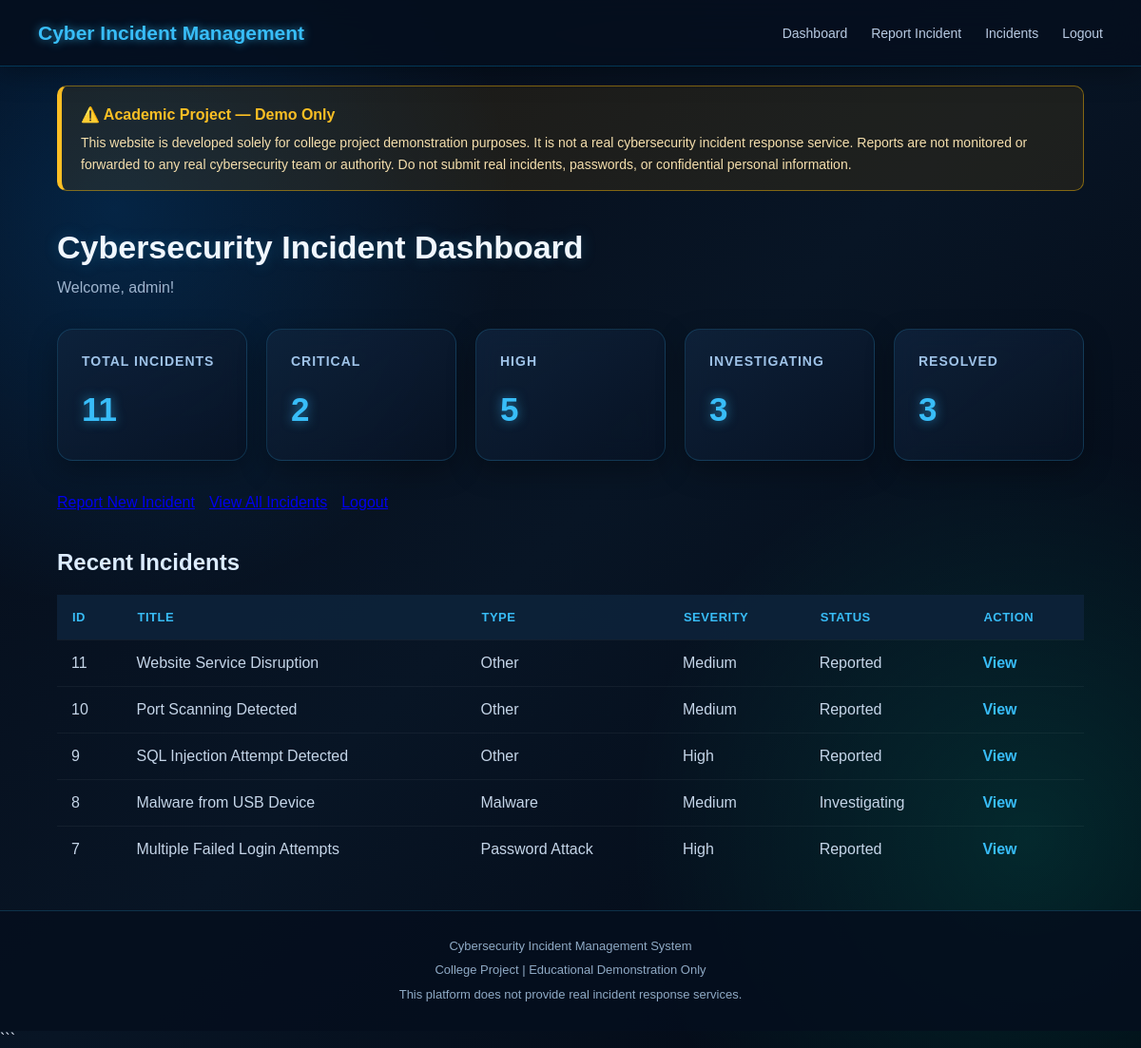
The page /dashboard (signed in) on the database its author committed.
### backend/app.py (models this page shows)
class User(
    UserMixin,
    db.Model
):
    id = db.Column(
        db.Integer,
        primary_key=True
    )
    name = db.Column(
        db.String(100),
        nullable=False
    )
    email = db.Column(
        db.String(120),
        unique=True,
        nullable=False
    )
    password = db.Column(
        db.String(255),
        nullable=False
    )
    role = db.Column(
        db.String(20),
        default="user"
    )
    incidents = db.relationship(
        "Incident",
        backref="reporter",
        lazy=True
    )

class Incident(db.Model):
    id = db.Column(
        db.Integer,
        primary_key=True
    )
    title = db.Column(
        db.String(200),
        nullable=False
    )
    incident_type = db.Column(
        db.String(100),
        nullable=False
    )
    description = db.Column(
        db.Text,
        nullable=False
    )
    severity = db.Column(
        db.String(20),
        nullable=False
    )
    status = db.Column(
        db.String(30),
        default="Reported"
    )
    affected_system = db.Column(
        db.String(200)
    )
    evidence_image = db.Column(
        db.String(255)
    )
    assigned_to = db.Column(
        db.String(100)
    )
    created_at = db.Column(
        db.DateTime,
        default=datetime.utcnow
    )
    updated_at = db.Column(
        db.DateTime,
        default=datetime.utcnow
    )
    reported_by = db.Column(
        db.Integer,
        db.ForeignKey("user.id"),
        nullable=False
    )
    responses = db.relationship(
        "Response",
        backref="incident",
        lazy=True,
        cascade="all, delete-orphan"
    )

### backend/app.py (the view)
@app.route("/dashboard")
@login_required
def dashboard():
    if current_user.role == "admin":
        incident_list = Incident.query.order_by(
            Incident.created_at.desc()
        ).all()
    else:
        incident_list = Incident.query.filter_by(
            reported_by=current_user.id
        ).order_by(
            Incident.created_at.desc()
        ).all()
    total = len(
        incident_list
    )
    critical = sum(
        1
        for incident in incident_list
        if incident.severity == "Critical"
    )
    high = sum(
        1
        for incident in incident_list
        if incident.severity == "High"
    )
    investigating = sum(
        1
        for incident in incident_list
        if incident.status == "Investigating"
    )
    resolved = sum(
        1
        for incident in incident_list
        if incident.status == "Resolved"
    )
    return render_template(
        "dashboard.html",
        incidents=incident_list[:5],
        total=total,
        critical=critical,
        high=high,
        investigating=investigating,
        resolved=resolved
    )

### backend/app.py (called while the page is built)
@login_manager.user_loader
def load_user(user_id):
    return User.query.get(
        int(user_id)
    )

### frontend/templates/dashboard.html (shortened to what this page needs)
{% extends "base.html" %}
{% block content %}
<div class="dashboard-container">
    <h1>Cybersecurity Incident Dashboard</h1>
    <p>Welcome, {{ current_user.name }}!</p>
    <div class="stats">
        <div class="stat-card">
            <h3>Total Incidents</h3>
            <p>{{ total }}</p>
        </div>
        <div class="stat-card">
            <h3>Critical</h3>
            <p>{{ critical }}</p>
        </div>
        <div class="stat-card">
            <h3>High</h3>
            <p>{{ high }}</p>
        </div>
        <div class="stat-card">
            <h3>Investigating</h3>
            <p>{{ investigating }}</p>
        </div>
        <div class="stat-card">
            <h3>Resolved</h3>
            <p>{{ resolved }}</p>
        </div>
    </div>
    <div class="dashboard-actions">
        <a href="{{ url_for('report_incident') }}">
        </a>
        <a href="{{ url_for('incidents') }}">
        </a>
        <a href="{{ url_for('logout') }}">
        </a>
    </div>
    <h2>Recent Incidents</h2>
    {% if incidents %}
    <table>
        <thead>
            <tr>
                <th>ID</th>
                <th>Title</th>
                <th>Type</th>
                <th>Severity</th>
                <th>Status</th>
                <th>Action</th>
            </tr>
        </thead>
        <tbody>
            {% for incident in incidents %}
            <tr>
                <td>{{ incident.id }}</td>
                <td>{{ incident.title }}</td>
                <td>{{ incident.incident_type }}</td>
                <td>{{ incident.severity }}</td>
                <td>{{ incident.status }}</td>
                <td>
                    <a href="{{ url_for('incident_detail', incident_id=incident.id) }}">
                        View
                    </a>
                </td>
            </tr>
            {% endfor %}
        </tbody>
    </table>
    {% else %}
    <p>No incidents reported yet.</p>
    {% endif %}
</div>
{% endblock %}

### frontend/static/style.css (style rules this page uses)
* { margin: 0; padding: 0; box-sizing: border-box; }
body { font-family: Arial, Helvetica, sans-serif; min-height: 100vh; color: #e8f1ff; background: radial-gradient(circle at 10% 20%, rgba(0, 140, 255, 0.18), transparent 30%), radial-gradient(circle at 90% 80%, rgba(0, 255, 200, 0.12), transparent 30%), linear-gradient(135deg, #050b18, #081525, #020712); background-attachment: fixed; }
h1 { font-size: 34px; margin-bottom: 10px; color: #f1f7ff; text-shadow: 0 0 15px rgba(56, 189, 248, 0.25); }
h2 { margin: 30px 0 20px; color: #dcecff; }
h3 { color: #9fc3e8; }
p { color: #9eb4ce; line-height: 1.6; }
.dashboard-container { animation: fadeIn 0.7s ease; }
.dashboard-container > p { margin-bottom: 30px; }
.stats { display: grid; grid-template-columns: repeat(auto-fit, minmax(180px, 1fr)); gap: 20px; margin: 25px 0 35px; }
.stat-card { padding: 25px; border-radius: 16px; background: linear-gradient( 145deg, rgba(15, 35, 60, 0.85), rgba(7, 18, 35, 0.8) ); border: 1px solid rgba(56, 189, 248, 0.18); box-shadow: 0 10px 30px rgba(0, 0, 0, 0.3); backdrop-filter: blur(12px); transition: 0.3s; }
.stat-card h3 { font-size: 14px; margin-bottom: 15px; text-transform: uppercase; letter-spacing: 1px; }
.stat-card p { font-size: 35px; font-weight: bold; color: #38bdf8; text-shadow: 0 0 12px rgba(56, 189, 248, 0.6); }
.dashboard-actions { display: flex; gap: 15px; flex-wrap: wrap; margin-bottom: 40px; }
table { width: 100%; border-collapse: collapse; }
th { padding: 16px; text-align: left; background: rgba(14, 35, 58, 0.9); color: #38bdf8; font-size: 13px; text-transform: uppercase; letter-spacing: 0.5px; }
td { padding: 15px; border-top: 1px solid rgba(255, 255, 255, 0.05); color: #c5d5e8; }
tr { transition: 0.25s; }
td a { color: #38bdf8; text-decoration: none; font-weight: bold; }

### rows shown on the page
User: name "admin"
Incident: id "11", title "Website Service Disruption", incident_type "Other", severity "Medium", status "Reported"
Incident: id "10", title "Port Scanning Detected", incident_type "Other", severity "Medium", status "Reported"
Incident: id "9", title "SQL Injection Attempt Detected", incident_type "Other", severity "High", status "Reported"
Incident: id "8", title "Malware from USB Device", incident_type "Malware", severity "Medium", status "Investigating"
Incident: id "7", title "Multiple Failed Login Attempts", incident_type "Password Attack", severity "High", status "Reported"

### other values the page prints
{{ total }} "11"
{{ critical }} "2"
{{ high }} "5"
{{ investigating }} "3"
{{ resolved }} "3"
